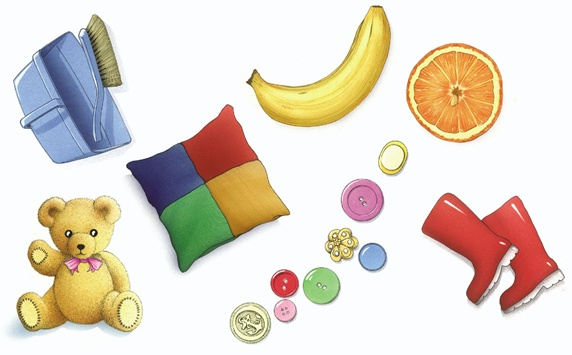
#> input picture objek.jpeg, 572 x 355 px
$ python colorDetection.py
#> lines starting #> are read from the running program, lines starting #| are printed output that depends on the picture; after the words box and inside, x2 and y2 are one past the last pixel; in counts of white or black regions, pixels touching at a corner belong together
import cv2
import numpy as np

image = cv2.imread("objek.jpeg")
#> image is the input picture: shape (355, 572, 3); mean B, G, R 204.9, 217, 226.9
cv2.imshow('original', image)
hsv_image = cv2.cvtColor(image, cv2.COLOR_BGR2HSV)
#> hsv_image: shape (355, 572, 3); mean H, S, V 83.5, 46.1, 234.3

# warna yang ingin di deteksi format BGR
color = np.uint8([[[0, 255, 255]]]) # kuning
# color = np.uint8([[[0, 255, 0]]]) # hijau
# color = np.uint8([[[0, 0, 255]]]) # merah
# color = np.uint8([[[255, 0, 0]]]) # biru

hsv_color = cv2.cvtColor(color,cv2.COLOR_BGR2HSV)

hue = hsv_color[0][0][0]

if hue >= 165:
    lower_color = np.array([hue - 10, 100, 100])
    upper_color = np.array([180, 255, 255])
elif hue <= 15:
    lower_color = np.array([0, 100, 100])
    upper_color = np.array([hue + 10, 255, 255])
else:
    lower_color = np.array([hue - 10, 100, 100])
    upper_color = np.array([hue + 10, 255, 255])

mask = cv2.inRange(hsv_image, lower_color, upper_color)
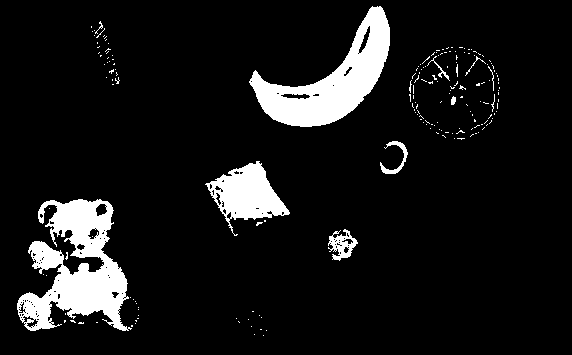
#> mask: shape (355, 572); 9.2% white; 187 white regions (176 under 20 px)

contours, _ = cv2.findContours(mask, cv2.RETR_EXTERNAL, cv2.CHAIN_APPROX_SIMPLE)
#> contours = 186 contours, 179 with area under 20; largest, box (x1, y1, x2, y2) and area: (17, 199, 132, 331) 7669, (249, 6, 390, 127) 6598, (205, 161, 290, 236) 2902, (328, 229, 358, 261) 458, (380, 141, 408, 174) 187, (427, 56, 450, 81) 34, (451, 96, 456, 105) 24

combined_rectangles = []

for contour in contours:
    x, y, w, h = cv2.boundingRect(contour)
    area = cv2.contourArea(contour)

    # Gabung kotak dengan area yang sangat kecil
    if area < 100:
        continue

    # Gabung kotak yang berdekatan
    merged = False
    for rect in combined_rectangles:
        if (x >= rect[0] and y >= rect[1] and x + w <= rect[0] + rect[2] and y + h <= rect[1] + rect[3]):
            merged = True
            break
    if not merged:
        combined_rectangles.append((x, y, w, h))
#> this loop made 186 passes
#> (x, y, w, h, area) on passes 31, 35, 36: (328, 229, 30, 32, 458), (17, 199, 115, 132, 7669), (205, 161, 85, 75, 2902)
#> after the loop, combined_rectangles = [(328, 229, 30, 32), (17, 199, 115, 132), (205, 161, 85, 75), (380, 141, 28, 33), (249, 6, 141, 121)]

for (x, y, w, h) in combined_rectangles:
    cv2.rectangle(image, (x, y), (x + w, y + h), (0, 255, 0), 2)

    cv2.putText(image, "kuning", (x, y - 10), cv2.FONT_HERSHEY_SIMPLEX, 0.5, (0, 255, 0), 2)
#> this loop made 5 passes
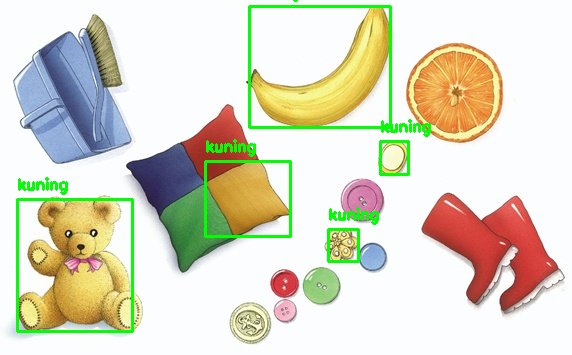
#> image: shape (355, 572, 3); 3.06% of pixels changed, all inside (x1, y1, x2, y2) = (16, 0, 431, 333)

cv2.imshow('detection', image)

cv2.waitKey(0)
cv2.destroyAllWindows()
